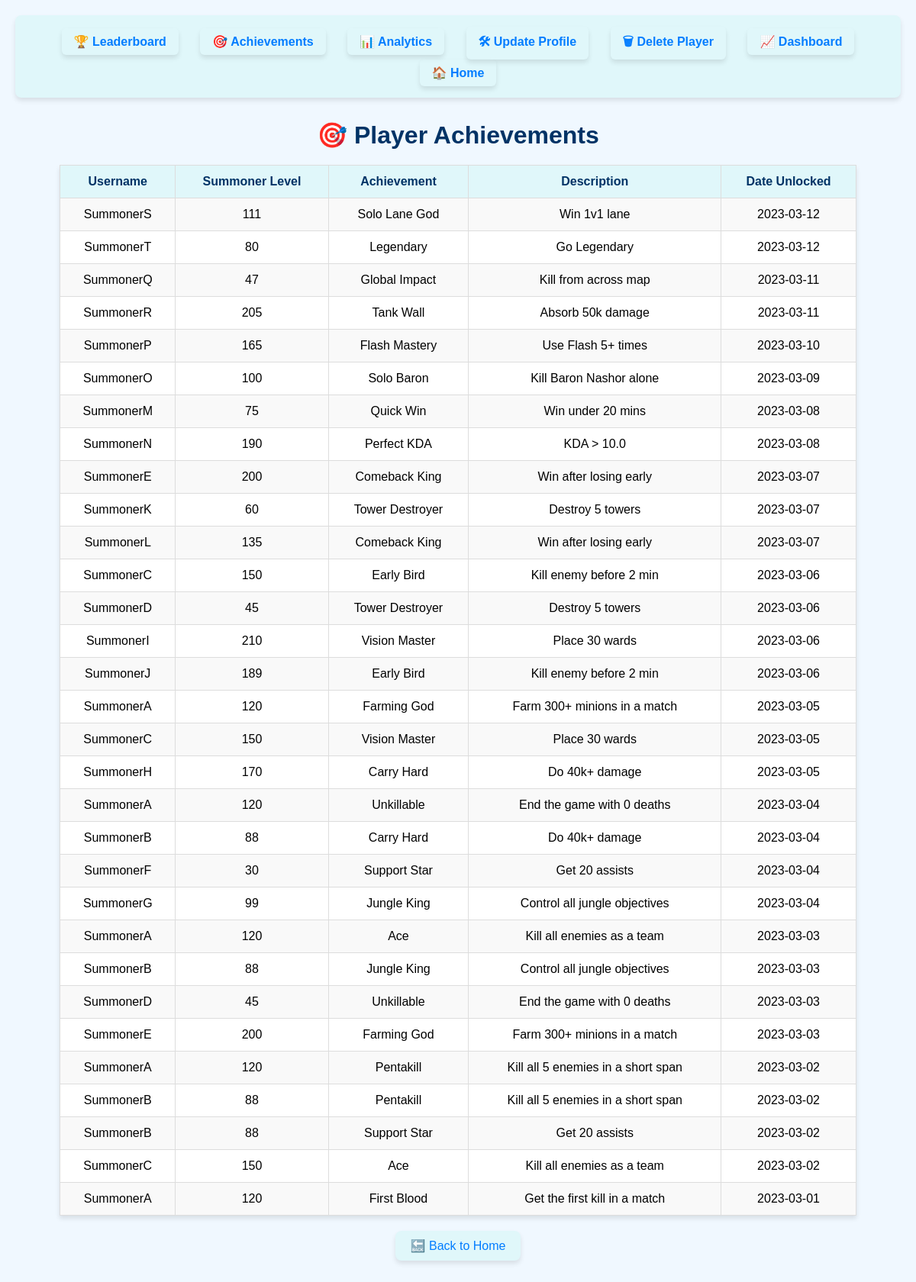
Page /pages/player_achievements.php on the committed database.
### tables this page shows
CREATE TABLE `PlayerAchievement` (
    `PlayerID` INT,
    `AchievementID` INT,
    `DateUnlocked` DATE,
    PRIMARY KEY (`PlayerID`, `AchievementID`),
    FOREIGN KEY (`PlayerID`) REFERENCES `Player`(`PlayerID`)
        ON DELETE CASCADE,
    FOREIGN KEY (`AchievementID`) REFERENCES `Achievement`(`AchievementID`)
        ON DELETE CASCADE
);

CREATE TABLE `Player` (
    `PlayerID` INT AUTO_INCREMENT PRIMARY KEY,
    `Username` VARCHAR(50) NOT NULL UNIQUE,
    `SummonerLevel` INT,
    `Rank` VARCHAR(20),
    `RegionID` INT,
    `JoinDate` DATE,
    FOREIGN KEY (`RegionID`) REFERENCES `Region`(`RegionID`)
        ON DELETE SET NULL
);

CREATE TABLE `Achievement` (
    `AchievementID` INT AUTO_INCREMENT PRIMARY KEY,
    `Name` VARCHAR(50) NOT NULL UNIQUE,
    `Description` TEXT,
    `Requirement` TEXT
);

### pages/player_achievements.php (the view, shortened to what this page needs)
<?php
require_once('../config/db.php');
?>
<!DOCTYPE html>
<html>
<head>
    <link rel="stylesheet" href="../styles/player_achievements.css">
</head>
<body>
    <?php include 'navbar.php'; ?>
    <h1>🎯 Player Achievements</h1>
    <table>
        <tr>
            <th>Username</th>
            <th>Summoner Level</th>
            <th>Achievement</th>
            <th>Description</th>
            <th>Date Unlocked</th>
        </tr>
        <?php
        $sql = "
            SELECT p.Username, p.SummonerLevel, a.Name AS AchievementName, a.Description, pa.DateUnlocked
            FROM PlayerAchievement pa
            JOIN Player p ON pa.PlayerID = p.PlayerID
            JOIN Achievement a ON pa.AchievementID = a.AchievementID
            ORDER BY pa.DateUnlocked DESC
        ";
        $stmt = $conn->prepare($sql);
        $stmt->execute();
        $results = $stmt->fetchAll(PDO::FETCH_ASSOC);
        foreach ($results as $row) {
            echo "<tr>";
            echo "<td>" . htmlspecialchars($row['Username']) . "</td>";
            echo "<td>" . $row['SummonerLevel'] . "</td>";
            echo "<td>" . htmlspecialchars($row['AchievementName']) . "</td>";
            echo "<td>" . htmlspecialchars($row['Description']) . "</td>";
            echo "<td>" . $row['DateUnlocked'] . "</td>";
            echo "</tr>";
        }
        ?>
    </table>
    <p><a href="../index.php">🔙 Back to Home</a></p>
</body>
</html>

### styles/player_achievements.css (style rules this page uses)
body { font-family: Arial, sans-serif; background-color: #f0f8ff; text-align: center; padding: 20px; margin: 0; }
h1 { color: #003366; margin-bottom: 20px; text-align: center; }
table { width: 90%; margin: 0 auto 20px auto; border-collapse: collapse; background-color: #ffffff; box-shadow: 0 4px 6px rgba(0, 0, 0, 0.1); text-align: center; }
th, td { border: 1px solid #ddd; padding: 12px; text-align: center; }
th { background-color: #e0f7fa; color: #003366; font-weight: bold; }
tr:nth-child(even) { background-color: #f9f9f9; }
a { text-decoration: none; color: #037dff; font-size: 16px; display: inline-block; padding: 10px 20px; background-color: #e0f7fa; border-radius: 8px; transition: all 0.3s ease; box-shadow: 0 4px 6px rgba(0, 0, 0, 0.1); }

### rows in the picture
playerachievement: PlayerID.Username "SummonerS", PlayerID.SummonerLevel "111", AchievementID.Name "Solo Lane God", AchievementID.Description "Win 1v1 lane", DateUnlocked "2023-03-12"
playerachievement: PlayerID.Username "SummonerT", PlayerID.SummonerLevel "80", AchievementID.Name "Legendary", AchievementID.Description "Go Legendary", DateUnlocked "2023-03-12"
playerachievement: PlayerID.Username "SummonerQ", PlayerID.SummonerLevel "47", AchievementID.Name "Global Impact", AchievementID.Description "Kill from across map", DateUnlocked "2023-03-11"
playerachievement: PlayerID.Username "SummonerR", PlayerID.SummonerLevel "205", AchievementID.Name "Tank Wall", AchievementID.Description "Absorb 50k damage", DateUnlocked "2023-03-11"
playerachievement: PlayerID.Username "SummonerP", PlayerID.SummonerLevel "165", AchievementID.Name "Flash Mastery", AchievementID.Description "Use Flash 5+ times", DateUnlocked "2023-03-10"
playerachievement: PlayerID.Username "SummonerO", PlayerID.SummonerLevel "100", AchievementID.Name "Solo Baron", AchievementID.Description "Kill Baron Nashor alone", DateUnlocked "2023-03-09"
playerachievement: PlayerID.Username "SummonerM", PlayerID.SummonerLevel "75", AchievementID.Name "Quick Win", AchievementID.Description "Win under 20 mins", DateUnlocked "2023-03-08"
playerachievement: PlayerID.Username "SummonerN", PlayerID.SummonerLevel "190", AchievementID.Name "Perfect KDA", AchievementID.Description "KDA > 10.0", DateUnlocked "2023-03-08"
playerachievement: PlayerID.Username "SummonerE", PlayerID.SummonerLevel "200", AchievementID.Name "Comeback King", AchievementID.Description "Win after losing early", DateUnlocked "2023-03-07"
playerachievement: PlayerID.Username "SummonerK", PlayerID.SummonerLevel "60", AchievementID.Name "Tower Destroyer", AchievementID.Description "Destroy 5 towers", DateUnlocked "2023-03-07"
playerachievement: PlayerID.Username "SummonerL", PlayerID.SummonerLevel "135", AchievementID.Name "Comeback King", AchievementID.Description "Win after losing early", DateUnlocked "2023-03-07"
playerachievement: PlayerID.Username "SummonerC", PlayerID.SummonerLevel "150", AchievementID.Name "Early Bird", AchievementID.Description "Kill enemy before 2 min", DateUnlocked "2023-03-06"
playerachievement: PlayerID.Username "SummonerD", PlayerID.SummonerLevel "45", AchievementID.Name "Tower Destroyer", AchievementID.Description "Destroy 5 towers", DateUnlocked "2023-03-06"
playerachievement: PlayerID.Username "SummonerI", PlayerID.SummonerLevel "210", AchievementID.Name "Vision Master", AchievementID.Description "Place 30 wards", DateUnlocked "2023-03-06"
playerachievement: PlayerID.Username "SummonerJ", PlayerID.SummonerLevel "189", AchievementID.Name "Early Bird", AchievementID.Description "Kill enemy before 2 min", DateUnlocked "2023-03-06"
playerachievement: PlayerID.Username "SummonerA", PlayerID.SummonerLevel "120", AchievementID.Name "Farming God", AchievementID.Description "Farm 300+ minions in a match", DateUnlocked "2023-03-05"
playerachievement: PlayerID.Username "SummonerC", PlayerID.SummonerLevel "150", AchievementID.Name "Vision Master", AchievementID.Description "Place 30 wards", DateUnlocked "2023-03-05"
playerachievement: PlayerID.Username "SummonerH", PlayerID.SummonerLevel "170", AchievementID.Name "Carry Hard", AchievementID.Description "Do 40k+ damage", DateUnlocked "2023-03-05"
playerachievement: PlayerID.Username "SummonerA", PlayerID.SummonerLevel "120", AchievementID.Name "Unkillable", AchievementID.Description "End the game with 0 deaths", DateUnlocked "2023-03-04"
playerachievement: PlayerID.Username "SummonerB", PlayerID.SummonerLevel "88", AchievementID.Name "Carry Hard", AchievementID.Description "Do 40k+ damage", DateUnlocked "2023-03-04"
playerachievement: PlayerID.Username "SummonerF", PlayerID.SummonerLevel "30", AchievementID.Name "Support Star", AchievementID.Description "Get 20 assists", DateUnlocked "2023-03-04"
playerachievement: PlayerID.Username "SummonerG", PlayerID.SummonerLevel "99", AchievementID.Name "Jungle King", AchievementID.Description "Control all jungle objectives", DateUnlocked "2023-03-04"
playerachievement: PlayerID.Username "SummonerA", PlayerID.SummonerLevel "120", AchievementID.Name "Ace", AchievementID.Description "Kill all enemies as a team", DateUnlocked "2023-03-03"
playerachievement: PlayerID.Username "SummonerB", PlayerID.SummonerLevel "88", AchievementID.Name "Jungle King", AchievementID.Description "Control all jungle objectives", DateUnlocked "2023-03-03"
playerachievement: PlayerID.Username "SummonerD", PlayerID.SummonerLevel "45", AchievementID.Name "Unkillable", AchievementID.Description "End the game with 0 deaths", DateUnlocked "2023-03-03"
playerachievement: PlayerID.Username "SummonerE", PlayerID.SummonerLevel "200", AchievementID.Name "Farming God", AchievementID.Description "Farm 300+ minions in a match", DateUnlocked "2023-03-03"
playerachievement: PlayerID.Username "SummonerA", PlayerID.SummonerLevel "120", AchievementID.Name "Pentakill", AchievementID.Description "Kill all 5 enemies in a short span", DateUnlocked "2023-03-02"
playerachievement: PlayerID.Username "SummonerB", PlayerID.SummonerLevel "88", AchievementID.Name "Pentakill", AchievementID.Description "Kill all 5 enemies in a short span", DateUnlocked "2023-03-02"
playerachievement: PlayerID.Username "SummonerB", PlayerID.SummonerLevel "88", AchievementID.Name "Support Star", AchievementID.Description "Get 20 assists", DateUnlocked "2023-03-02"
playerachievement: PlayerID.Username "SummonerC", PlayerID.SummonerLevel "150", AchievementID.Name "Ace", AchievementID.Description "Kill all enemies as a team", DateUnlocked "2023-03-02"
playerachievement: PlayerID.Username "SummonerA", PlayerID.SummonerLevel "120", AchievementID.Name "First Blood", AchievementID.Description "Get the first kill in a match", DateUnlocked "2023-03-01"
